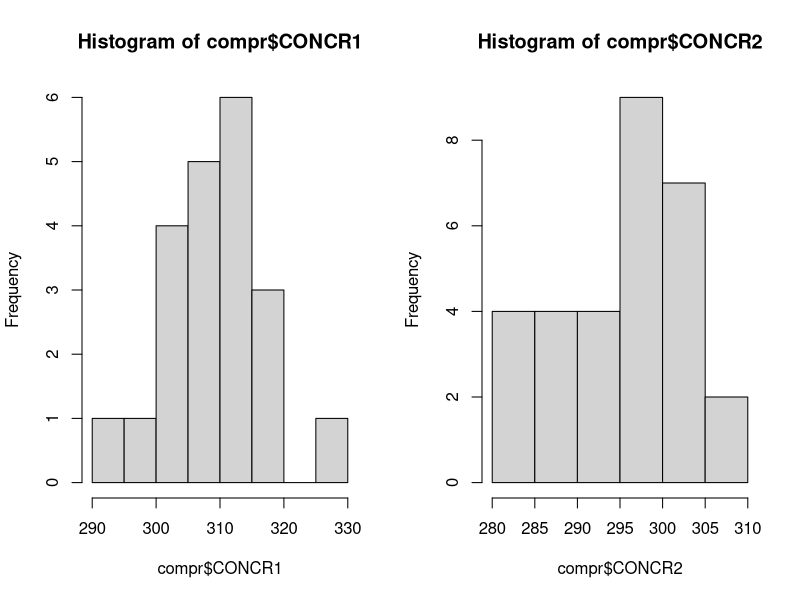
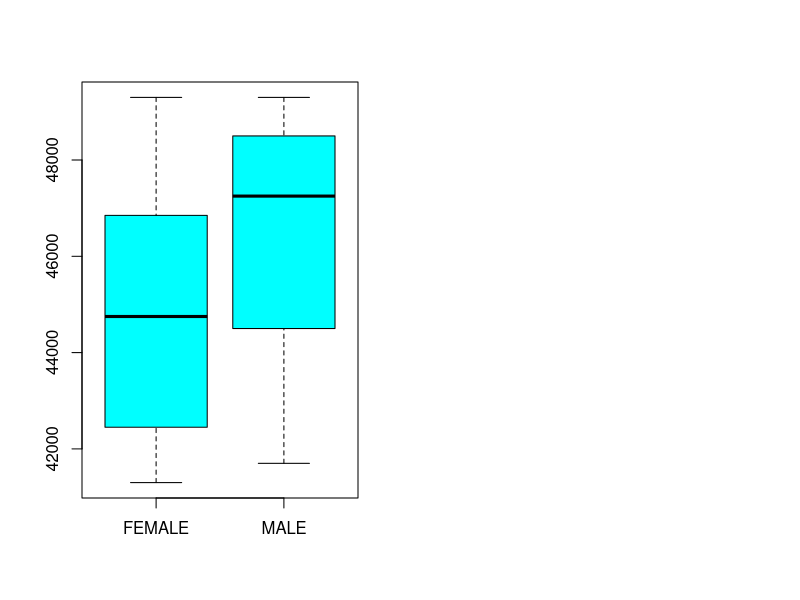

Source code (R) for these figures, in order:
setwd("//home.org.aalto.fi/savelaj3/data/Documents/R/Intr_to_stat_infer") #koulun kone

#### 2 ####

compr <- read.csv("E3COMPR.txt", header = T, sep = "\t")

# a)

m1 <- mean(compr$CONCR1, na.rm = T)
m2 <- mean(compr$CONCR2)
colMeans(compr, na.rm = T)

s1 <- sd(compr$CONCR1, na.rm = T)
s2 <- sd(compr$CONCR2)

diag(sqrt(var(compr, na.rm = T)))

par(mfrow=c(1,2))
hist(compr$CONCR1, breaks = 12)
hist(compr$CONCR2, breaks = 8)

# b)

# null hypothesis: mu1 = mu2
# alternative hypothesis: mu1 != mu2

t.test(compr$CONCR1, compr$CONCR2, alternative = "t", paired = F)


# c)

# - i.i.d
# - normal distribution (normality)


#### 3 ####

x <- read.csv("E3SALARY.txt", header = T, sep = "\t")

# a)

men.mean = mean(x$MALE)
men.mean

women.mean = mean(x$FEMALE)
women.mean

men.std = sd(x$MALE)
men.std

women.std = sd(x$FEMALE)
women.std

men.min = min(x$MALE)
men.min

women.min = min(x$FEMALE)
women.min

men.max = max(x$MALE)
men.max

women.max = max(x$FEMALE)
women.max

colMeans(x[,1:2])
diag(sqrt(var(x[,1:2])))
range(x[,1])
range(x[,2])


bootstrap <- function(a) {
  a.mean <- mean(a)
  n <- 999
  alpha <- 0.1
  
  a.b <- a.mean
  
  for (i in 1:n) {
    b <- sample(a, replace = T)
    a.b <- c(a.b, mean(b))
  }
  
  a.b.sorted <- sort(a.b)
  left <- a.b.sorted[round((n+1)*alpha/2)]
  right <- a.b.sorted[round((n+1)*(1-alpha/2))]
  return(c(left, right))
}

# hist(bootstrap(x$MALE))

men.confint <- bootstrap(x$MALE)
men.confint

women.confint <- bootstrap(x$FEMALE)
women.confint

boxplot(x[,1:2], col = "cyan")

# b)

# null hypothesis: mu_m = mu_f
# alternative hypothesis: mu_m != mu_f

t.test(x$MALE, x$FEMALE, paired = T, alternative = "t")

# c)

# null hypothesis: mu_m = mu_f
# alternative hypothesis: mu_m != mu_f

t.test(x$MALE, x$FEMALE, paired = F, alternative = "t")


# d)

# the observations are paired

# iid
# normality

# the paired test is more reliable



